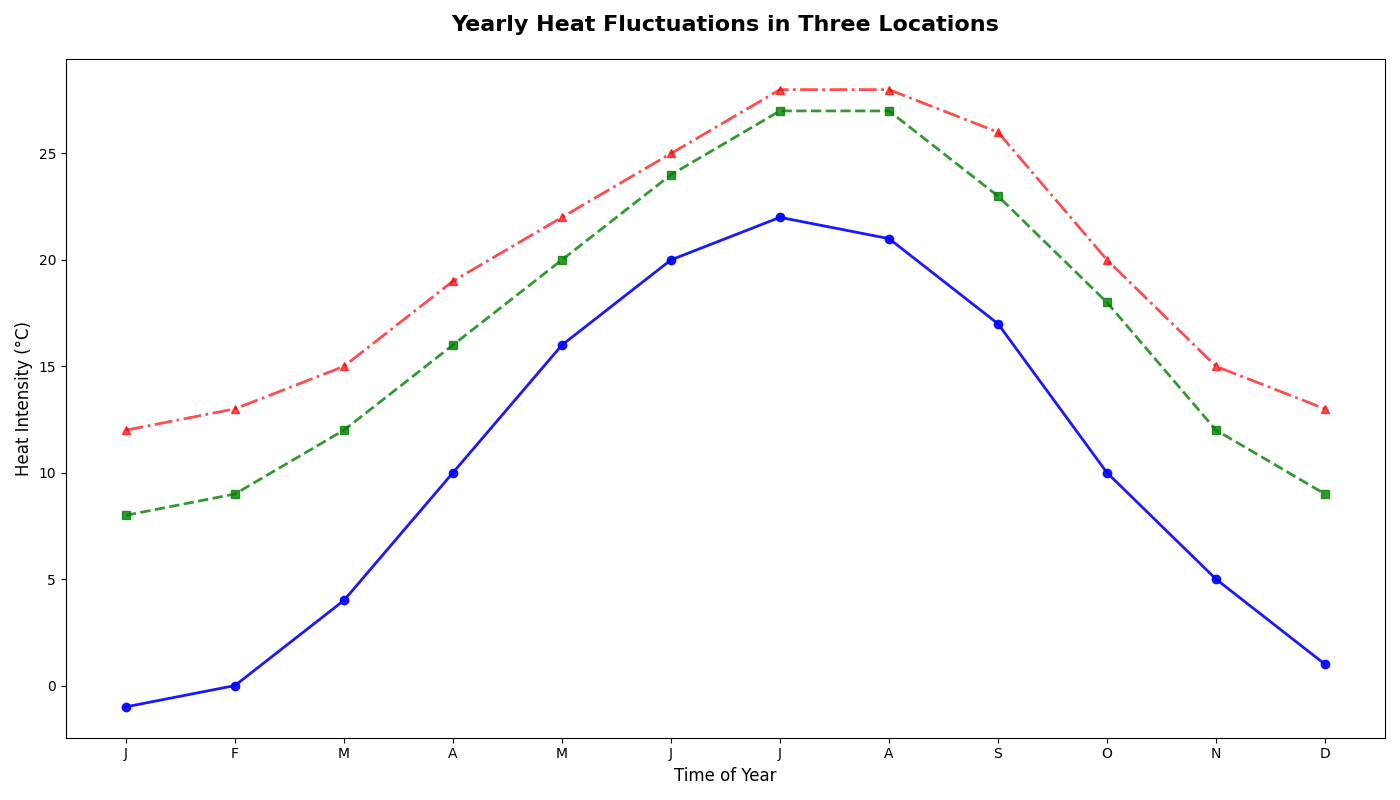

Recreate this plot in Python.
import matplotlib.pyplot as plt
import numpy as np

months = np.arange(1, 13)
city1_temps = [-1, 0, 4, 10, 16, 20, 22, 21, 17, 10, 5, 1]
city2_temps = [8, 9, 12, 16, 20, 24, 27, 27, 23, 18, 12, 9]
city3_temps = [12, 13, 15, 19, 22, 25, 28, 28, 26, 20, 15, 13]

fig, ax = plt.subplots(figsize=(14, 8))

ax.plot(months, city1_temps, marker='o', linestyle='-', color='blue', linewidth=2, alpha=0.9)
ax.plot(months, city2_temps, marker='s', linestyle='--', color='green', linewidth=2, alpha=0.8)
ax.plot(months, city3_temps, marker='^', linestyle='-.', color='red', linewidth=2, alpha=0.7)

plt.title('Yearly Heat Fluctuations in Three Locations', fontsize=16, fontweight='bold', pad=20)
plt.xlabel('Time of Year', fontsize=12)
plt.ylabel('Heat Intensity (°C)', fontsize=12)

plt.xticks(months, ['J', 'F', 'M', 'A', 'M', 'J', 'J', 'A', 'S', 'O', 'N', 'D'])

plt.tight_layout()

plt.show()
